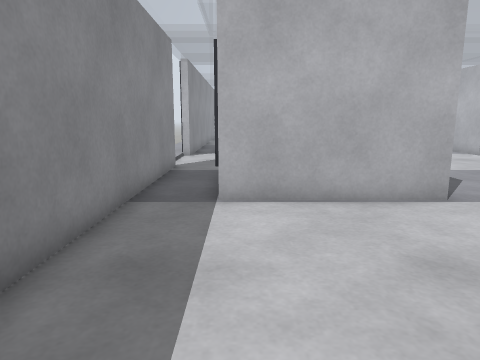
[1] (above)

23 first-person views from a walk through a robot-simulator world made for Gazebo. The camera is 0.94 m above the floor, tilts 10° down and sees 70° across. Floor lines are 1 m apart. The floor is counted in squares, 0.5 m on a side. Each view is taken from the middle of a square. On the plan, view 1 faces up. The plan holds only what a view shows up to about 17 squares ahead; the rest is blank. The place goes on beyond the plan.

[2]
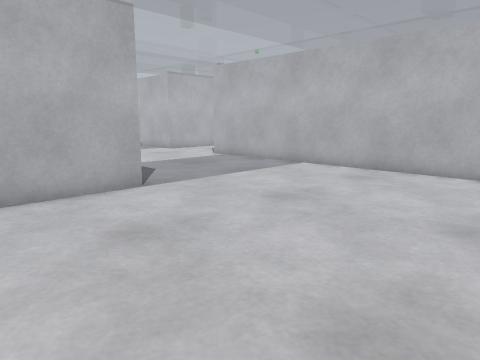

[3]
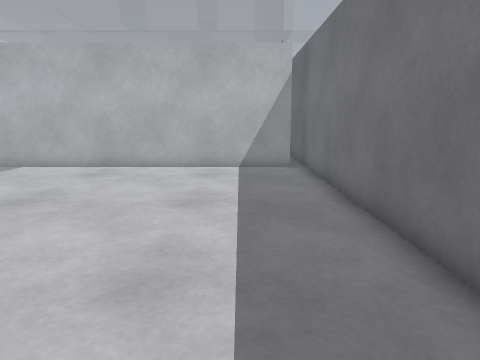

[4]
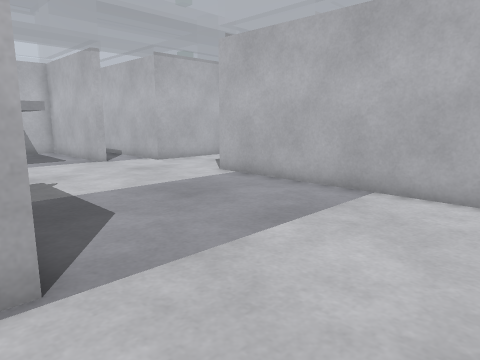

[5]
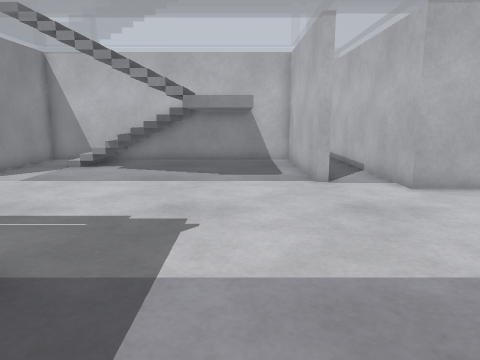

[6]
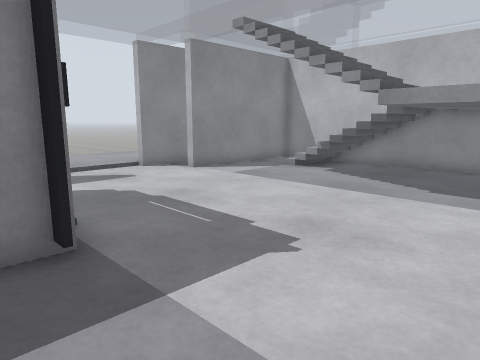

[7]
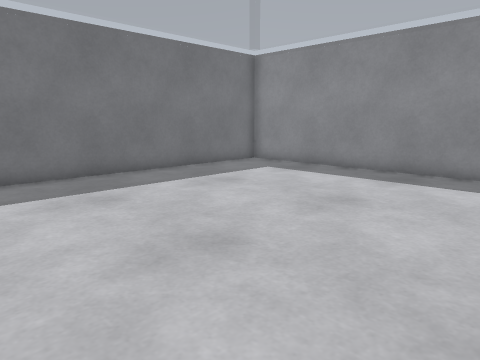

[8]
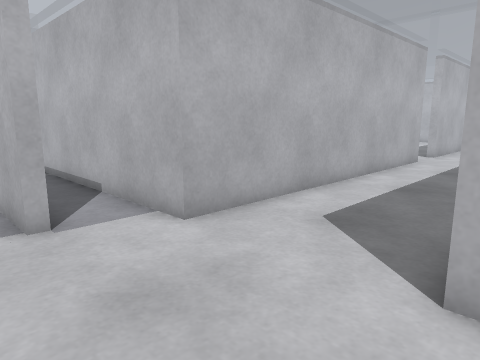

[9]
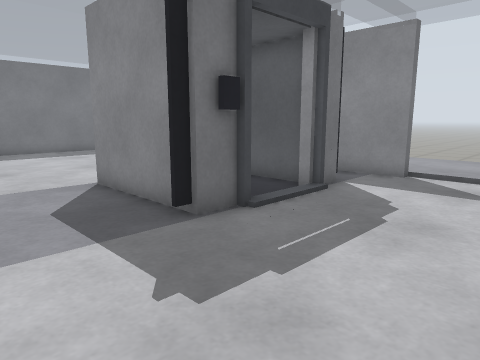

[10]
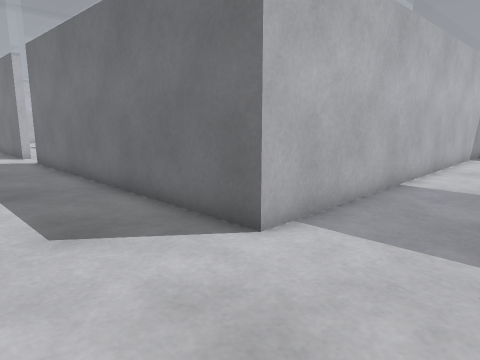

[11]
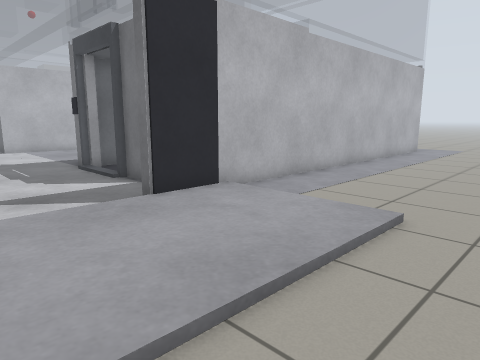

[12]
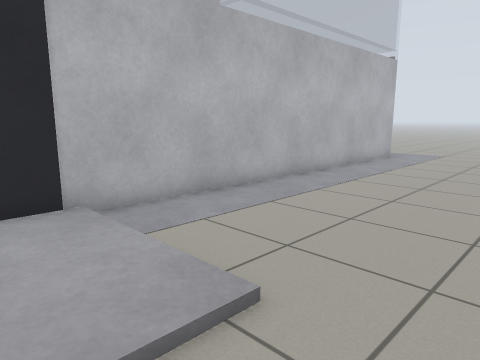

[13]
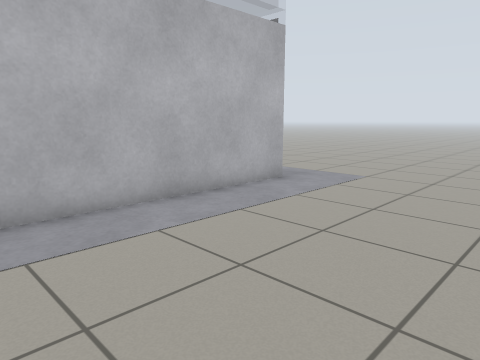

[14]
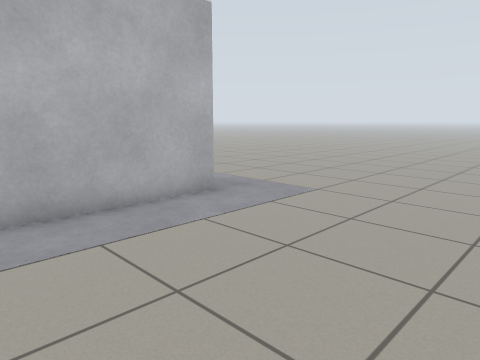

[15]
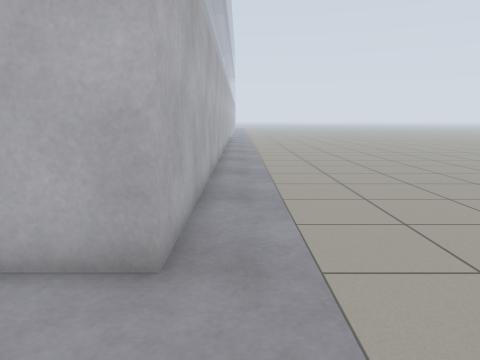

[16]
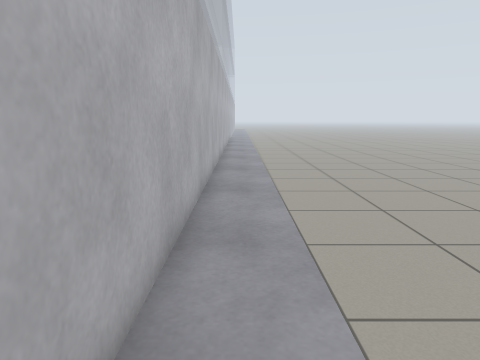

[17]
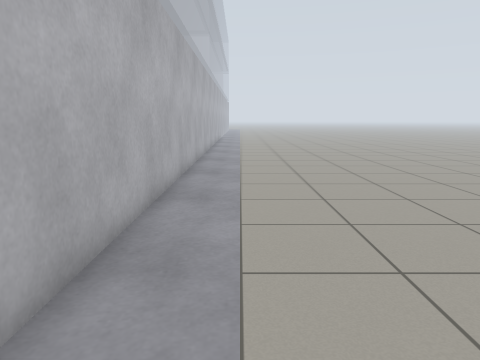

[18]
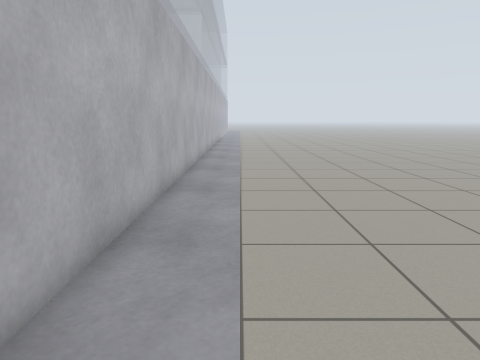

[19]
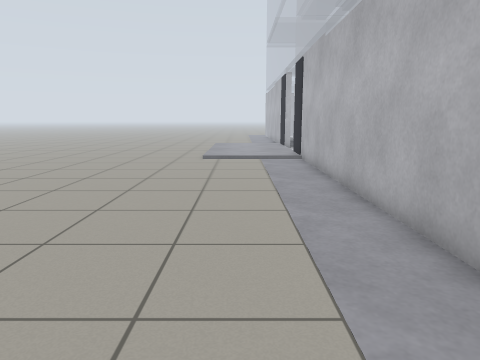

[20]
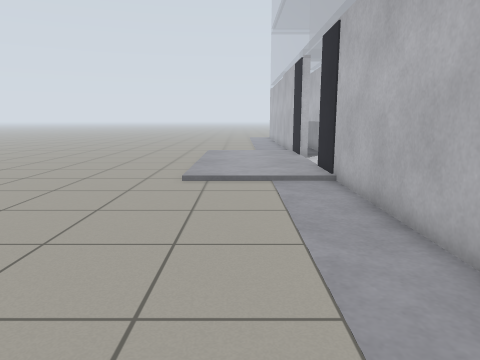

[21]
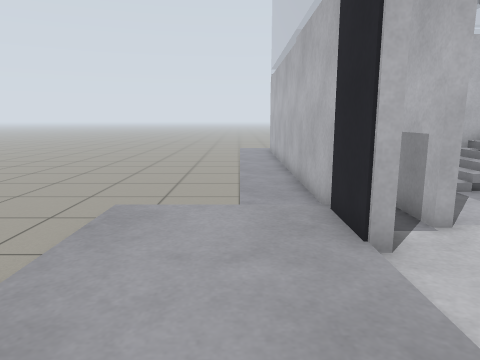

[22]
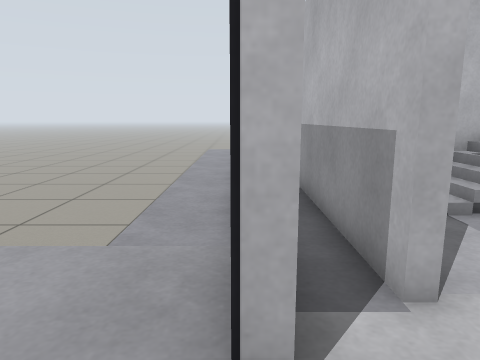

[23]
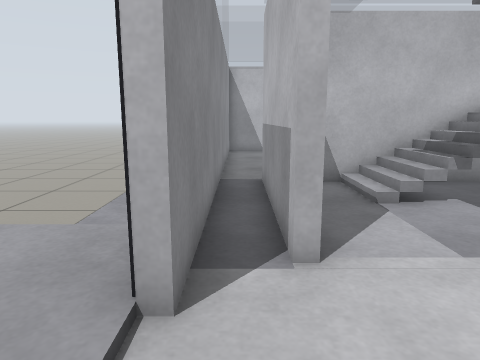

### Floor plan
Key: @ floor where view 1 was taken; # wall or solid block; . main floor; : floor 1.25 m higher than the main floor; / step, stairs or slope; = window, fence, low wall or low ledge; P grey post; B white box; O other object.
Columns run from 11 left of view 1 to 24 right of it. Each row starts with its distance up from view 1.
 28 ........ ..
 27 ........ ..             #
 26 ........#.#      ###    #
 25 ........#.#==###====## .#
 24 ........#.#.///     .# .#
 23 ........#.#.//////  .# .#
 22 ........#.#....///  .# .#
 21 ........#.#....    :.# .#
 20  ...    #.#....    :.##.#
 19  ...     .........  ....#
 18 ....     ...............############
 17 ....    ............................
 16 ....    ............................
 15 ....    ............................
 14 ....     ...............############
 13 ....  .  .# P..P#.......#
 12 ....    #.##B  B#.......#
 11 ........#. O   O#.......#
 10 ........#. O    #.......#
  9 ........#.      #.......#
  8 ........#. ######.......#
  7 ........O...............#
  6 ........O...............#
  5 ........O...............#
  4 ........O...............#
  3 ........O...............#
  2 ........O...............#
  1 ........O...............#
  0  .......O..@............#
 -1  .......O...............#
 -2  .......O...............#
 -3   ......O...............#
 -4   ......############################
 -5   ..................................
 -6   ..................................
 -7   ..................................
 -8    .................................
 -9    .................................

Where each view was taken, in squares from view 1:
view 1: 0 up, 0 right, facing up
view 2: 1 down, 0 right, facing up-right
view 3: 1 down, 1 left, facing right
view 4: 4 up, 4 right, facing up-right
view 5: 9 up, 8 right, facing up
view 6: 11 up, 10 right, facing up-left
view 7: 8 up, 10 right, facing down-left
view 8: 13 up, 9 right, facing up-right
view 9: 18 up, 9 right, facing down-left
view 10: 18 up, 9 right, facing down-right
view 11: 18 up, 10 left, facing down-right
view 12: 14 up, 10 left, facing down-right
view 13: 5 up, 10 left, facing down-right
view 14: 2 up, 10 left, facing down-right
view 15: 5 down, 7 left, facing right
view 16: 5 down, 0 right, facing right
view 17: 6 down, 5 right, facing right
view 18: 6 down, 12 right, facing right
view 19: 5 down, 6 left, facing up
view 20: 1 up, 6 left, facing up
view 21: 13 up, 5 left, facing up
view 22: 16 up, 3 left, facing up
view 23: 15 up, 2 left, facing up
